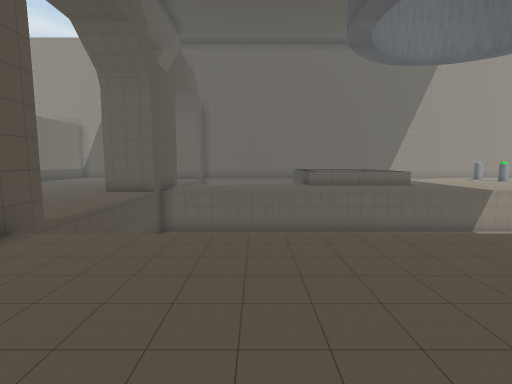
view 1 (above)

22 first-person views from a walk through a Unity game level. The camera is 1.2 m above the floor, tilts 6° down and sees 85° across. The floor is counted in squares, 1 m on a side. Each view is taken from the middle of a square. On the plan, view 1 faces up. The plan holds only what a view shows up to about 13 squares ahead; the rest is blank. The player character is not drawn.

view 2
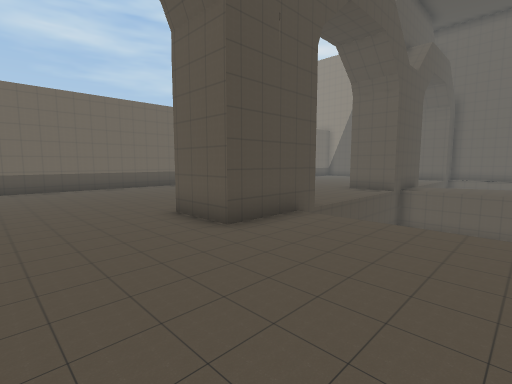

view 3
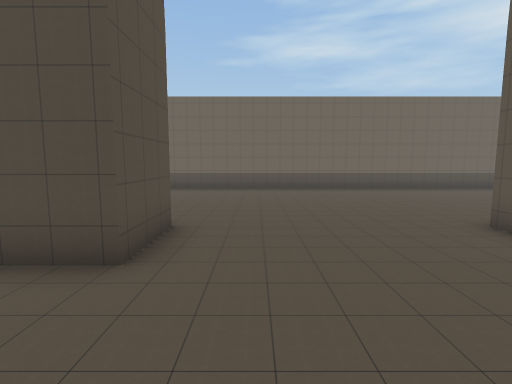

view 4
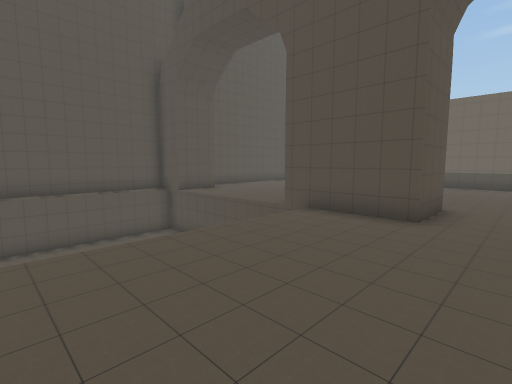

view 5
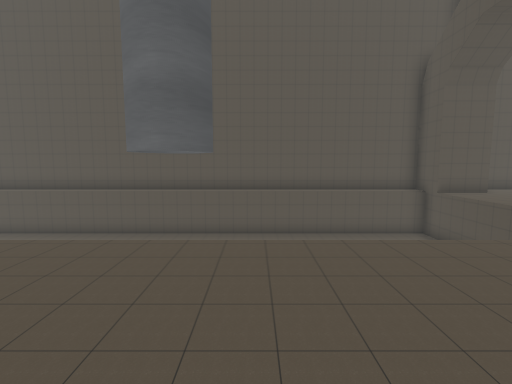

view 6
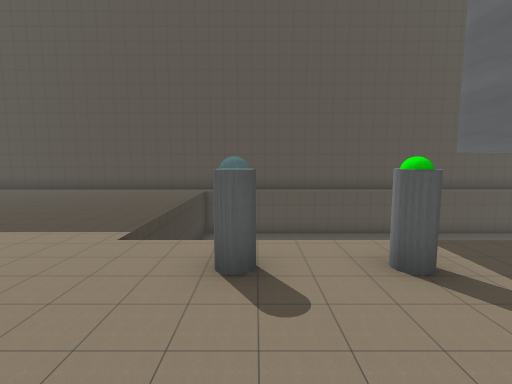

view 7
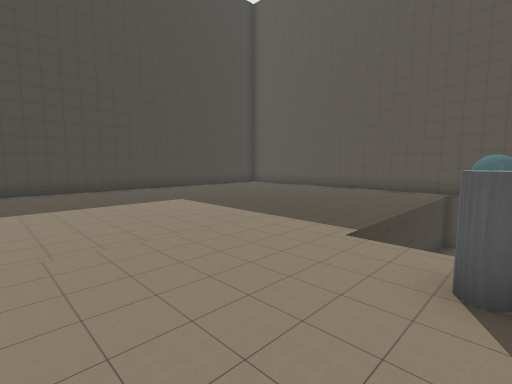

view 8
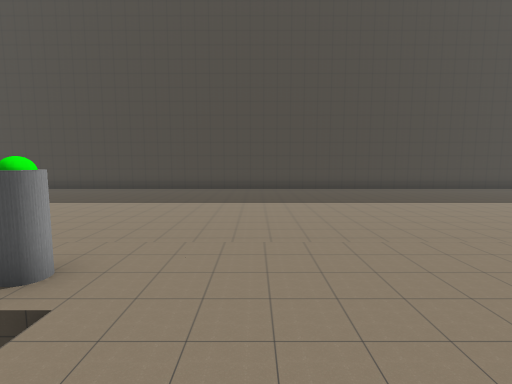

view 9
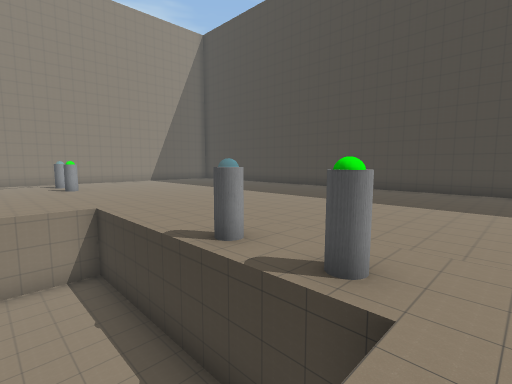

view 10
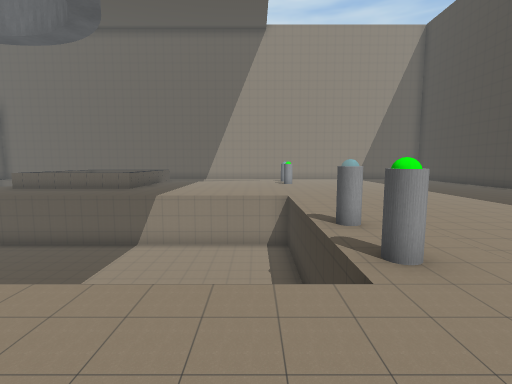

view 11
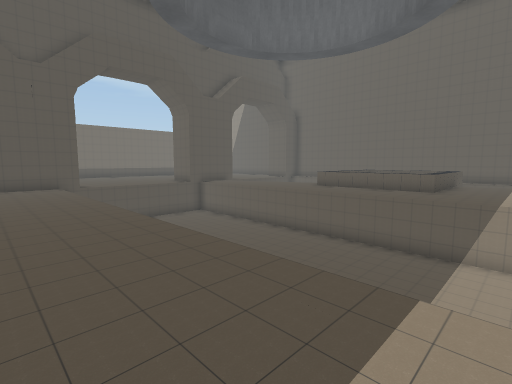

view 12
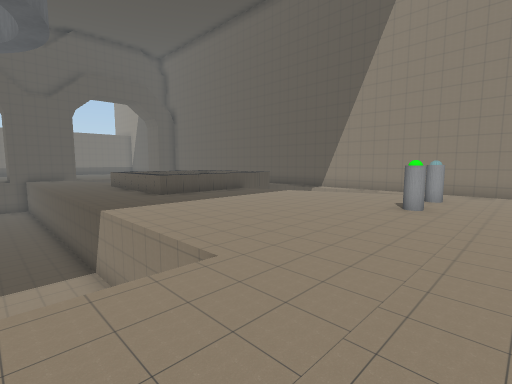

view 13
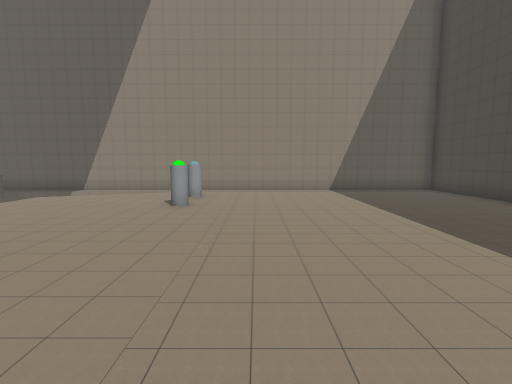

view 14
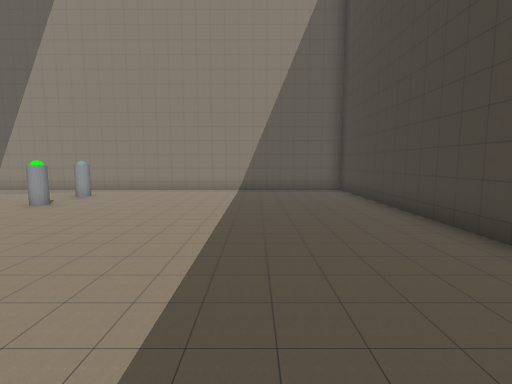

view 15
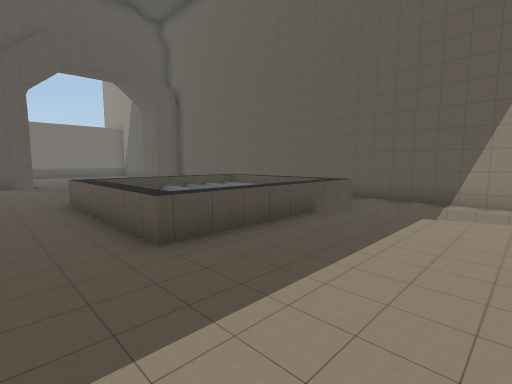

view 16
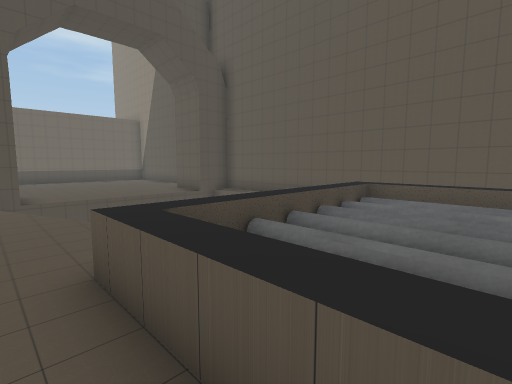

view 17
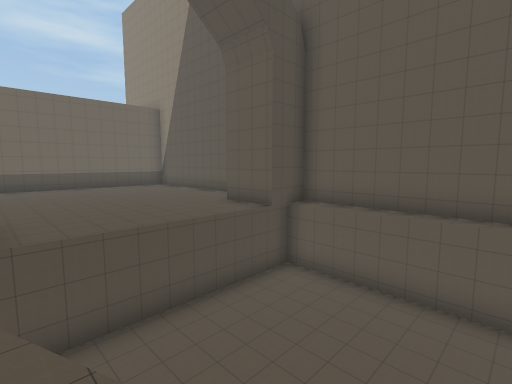

view 18
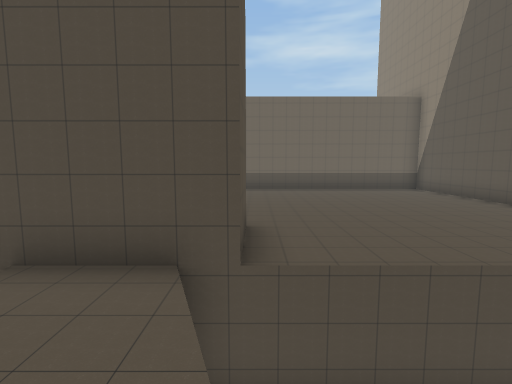

view 19
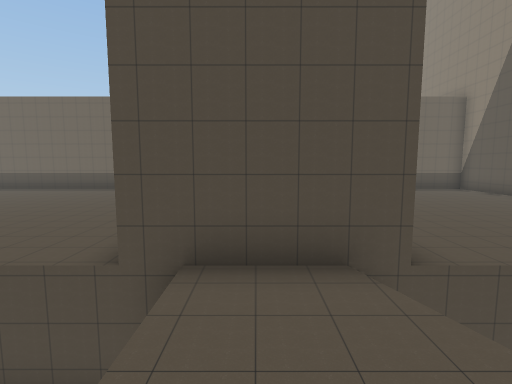

view 20
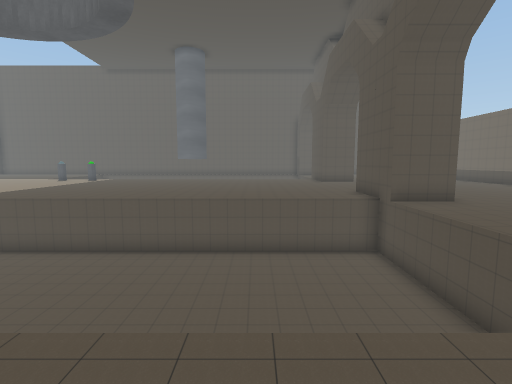

view 21
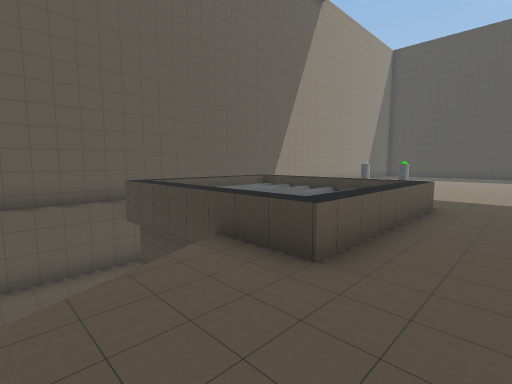

view 22
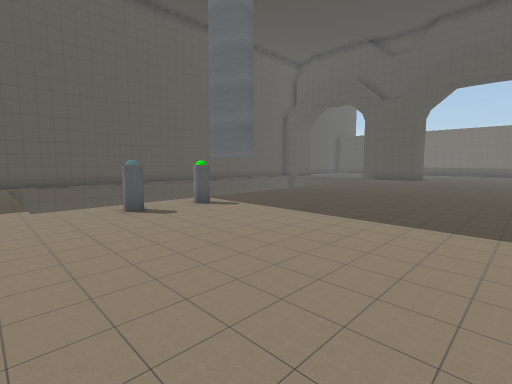

### Floor plan
Key: @ floor where view 1 was taken; # wall or solid block; . floor; = window, fence, low wall or low ledge; ^ raised ledge; v drop or lower ground; O other object.
Columns run from 14 left of view 1 to 26 right of it. Each row starts with its distance up from view 1.
 22 #######   ###############################
 21 #.......###vvvvvv^^^^^^    vv...........#
 20 #.........vvvvvvv^^^^^^ vv....O.........#
 19 #.........vvvvv  ^====^v................#
 18 #.........vvvv   ^==^^^.......O.........#
 17 #.........vvv   v^^^^^^.................#
 16 #.........vv  vv.^^^^ ^.................#
 15 #.......###vv....^^^^^^.................#
 14           #.............................#
 13      ...  #.............................#
 12      ...###vvvvvvvvvvvvvvvvvvv..........#
 11       ....v    vvvvvvvvvvvvvvv..........#
 10       ....v    vvvvvvvvvvvvvvv..........#
  9 #    .....vvvvvvvvvvvvvvvvvvvv..........#
  8 #. .......vvvvvvvvvvv       vvO.........#
  7 #.........vvvvvvvvvvvv       vO.........#
  6 #.........vvvvvvvvvvvvv      vO.........#
  5 #.......###vvvvvvvvvvvvvvvvvvvO.........#
  4 #.......###.............................#
  3 #.......###..............  .............#
  2 #.......................................#
  1 #.......................................#
  0 #.............@.........................#
 -1 #............ ..........................#
 -2 #.......................................#
 -3 #.......................................#
 -4 #.......###.............................#
 -5 #....     #..............O.O............#
 -6 #         #.............................#
 -7           #                  v..........#
 -8          .v                  v..........#
 -9        ...v                  v......... #
-10        ...v                  v........
-11        ...v                  v.......
-12         ..v                  v.......
-13        .###vvvvvvvvvvvvvvvvv v........
-14       ..  #............................
-15       #   #############################

Where each view was taken, in squares from view 1:
view 1: 0 up, 0 right, facing up
view 2: 1 down, 0 right, facing up-left
view 3: 2 down, 1 left, facing left
view 4: 2 down, 2 right, facing down-left
view 5: 2 down, 3 right, facing down
view 6: 2 down, 13 right, facing down
view 7: 2 down, 13 right, facing down-right
view 8: 3 up, 13 right, facing right
view 9: 4 up, 13 right, facing up-right
view 10: 2 up, 14 right, facing up
view 11: 2 up, 11 right, facing up-left
view 12: 10 up, 18 right, facing up-left
view 13: 10 up, 18 right, facing up
view 14: 10 up, 22 right, facing up
view 15: 13 up, 12 right, facing up-left
view 16: 14 up, 6 right, facing up-left
view 17: 15 up, 1 right, facing up-left
view 18: 15 up, 1 left, facing left
view 19: 13 up, 1 left, facing left
view 20: 14 up, 0 right, facing down
view 21: 13 up, 0 right, facing up-right
view 22: 2 up, 16 right, facing down-left
